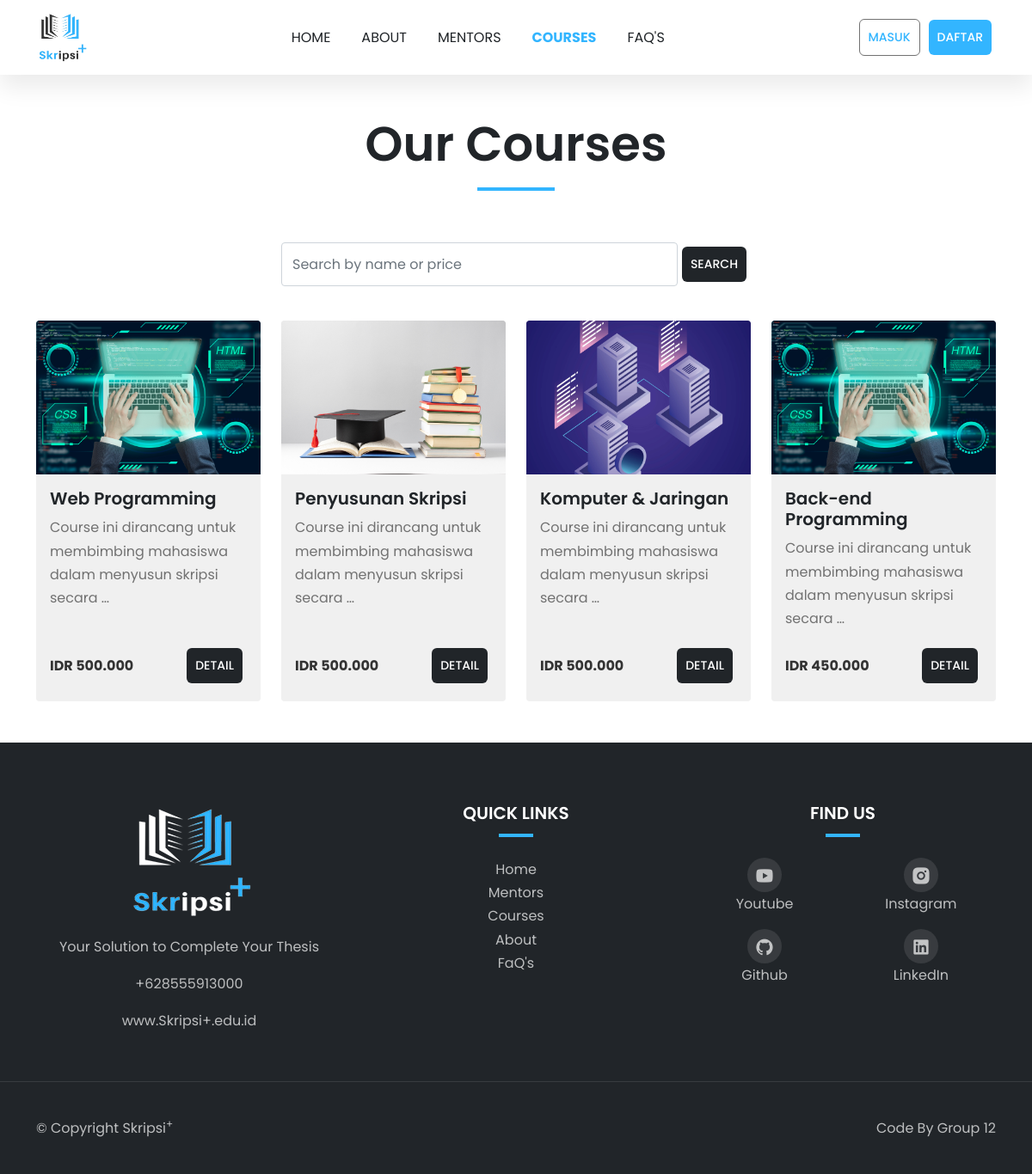
Page /courses/ on the committed database.
### public_app/models.py (models this page shows, shortened)
class Course(models.Model):
    title = models.CharField(max_length=200)
    description = models.TextField()
    price = models.DecimalField(max_digits=10, decimal_places=3)
    image = models.ImageField(upload_to='courses')
    syllabus = models.JSONField(null=True, blank=True)  # Jika memakai JSON untuk syllabus
    students_enrolled = models.PositiveIntegerField(default=0)
    rating = models.DecimalField(max_digits=2, decimal_places=1, default=5.0)
    learning_type = models.CharField(max_length=50, default="Online - Self Learning")

### public_app/views.py (the view)
# urls.py: path('courses/', views.course, name='course'),
def course(request):
    query = request.GET.get('query')
    courses = Course.objects.all()
    if query:
        courses = courses.filter(
            Q(title__icontains=query) |
            Q(price__icontains=query)
        ).distinct()  # Use distinct() to avoid duplicate results
    return render(request, 'courses.html', {'courses': courses})

### public_app/templates/courses.html (shortened to what this page needs)
{% extends 'layouts/base.html' %}
{% load static %}
{% block content %}
<main class="mb-5">
  <div class="container mt-5">
    <div class="row">
      <div class="col-12 text-center">
        <div class="section-title">
          <h1 class="display-4">Our Courses</h1>
          <div class="line"></div>
        </div>
      </div>
    </div>
    <div class="row justify-content-center mb-4">
      <div class="col-md-6">
        <form
          class="form-inline d-flex justify-content-center"
          method="GET"
          action="{% url 'course' %}"
        >
          <input
            class="form-control"
            name="query"
            id="searchInput"
            type="search"
            placeholder="Search by name or price"
            aria-label="Search"
          />
          <button class="btn btn-brand" type="submit" id="searchBtn">
            Search
          </button>
        </form>
      </div>
    </div>
    <div class="row" id="course-cards">
      {% for course in courses %}
      <div class="col-lg-3 col-md-6 mt-3">
        <div class="card h-100" style="width: 100%">
          <div class="image-zoom">
            <div class="image-zoom-wrapper">
              <img
                src="{{ course.image.url }}"
                class="card-img-top"
                alt="{{ course.title }}"
              />
            </div>
          </div>
          <div class="card-body d-flex flex-column">
            <h5 class="card-title">{{ course.title }}</h5>
            <p class="card-text flex-grow-1">
              {{ course.description|truncatewords:10 }}
            </p>
            <div
              class="mt-auto d-flex justify-content-between align-items-center"
            >
              <div class="price">
                <span class="ml-2">IDR {{ course.price }}</span>
              </div>
              <a
                href="{% url 'course_detail' course.pk %}"
                class="btn btn-brand"
                >Detail</a
              >
            </div>
          </div>
        </div>
      </div>
      {% endfor %}
    </div>
  </div>
</main>
{% endblock %}

### static/css/style.css (style rules this page uses)
:root { --c-dark: #212529; --c-brand: #33b5ff; --c-brand-rgb: 51, 181, 255; --c-white-rgb: 255, 255, 255; --c-dark-rgb: 33, 37, 41; --c-body: #727272; --box-shadow: 0px 15px 25px rgba(0, 0, 0, 0.08); --transition: all 0.5s ease; --font-base: "Poppins-Variable", sans-serif; }
* { padding: 0; margin: 0; box-sizing: border-box; font-family: var(--font-base); }
body { line-height: 1.7 !important; color: var(--c-body) !important; font-size: 16px !important; }
h1,h2,h3,h4,h5,h6, .h1,.h2,.h3,.h4,.h5,.h6 { font-weight: 600 !important; color: var(--c-dark); }
a { text-decoration: none !important; }
span { color: var(--c-brand); }
.image-zoom { position: relative; overflow: hidden; }
.image-zoom-wrapper { overflow: hidden; position: relative; }
.image-zoom-wrapper img { transition: var(--transition); }
.btn { font-weight: 500; font-size: 14px; text-transform: uppercase; border-radius: 6px !important; padding: 10px 24px; }
.btn-brand { background-color: var(--c-dark) !important; border-color: var(--c-dark); color: #ffffff !important; }
.btn { padding: 10px; margin: 5px; background-color: none; border: none; }
.section-title { margin-bottom: 60px; }
.section-title .line { width: 90px; height: 4px; background-color: var(--c-brand); margin: 16px auto 24px; }
.card { border: none !important; background-color: #F0F0F0 !important; flex: 1 1 300px; display: flex; flex-direction: column; justify-content: space-between; height: 100%; font-size: 16px !important; }
.card-body { flex-grow: 1; display: flex; flex-direction: column; justify-content: flex-start; }
.price span { font-size: 1rem; font-weight: bold; color: #333; }

### rows in the picture
Course: image (picture), title "Web Programming", description "Course ini dirancang untuk membimbing mahasiswa dalam menyusun skripsi secara …", price "500.000"
Course: image (picture), title "Penyusunan Skripsi", description "Course ini dirancang untuk membimbing mahasiswa dalam menyusun skripsi secara …", price "500.000"
Course: image (picture), title "Komputer & Jaringan", description "Course ini dirancang untuk membimbing mahasiswa dalam menyusun skripsi secara …", price "500.000"
Course: image (picture), title "Back-end Programming", description "Course ini dirancang untuk membimbing mahasiswa dalam menyusun skripsi secara …", price "450.000"
